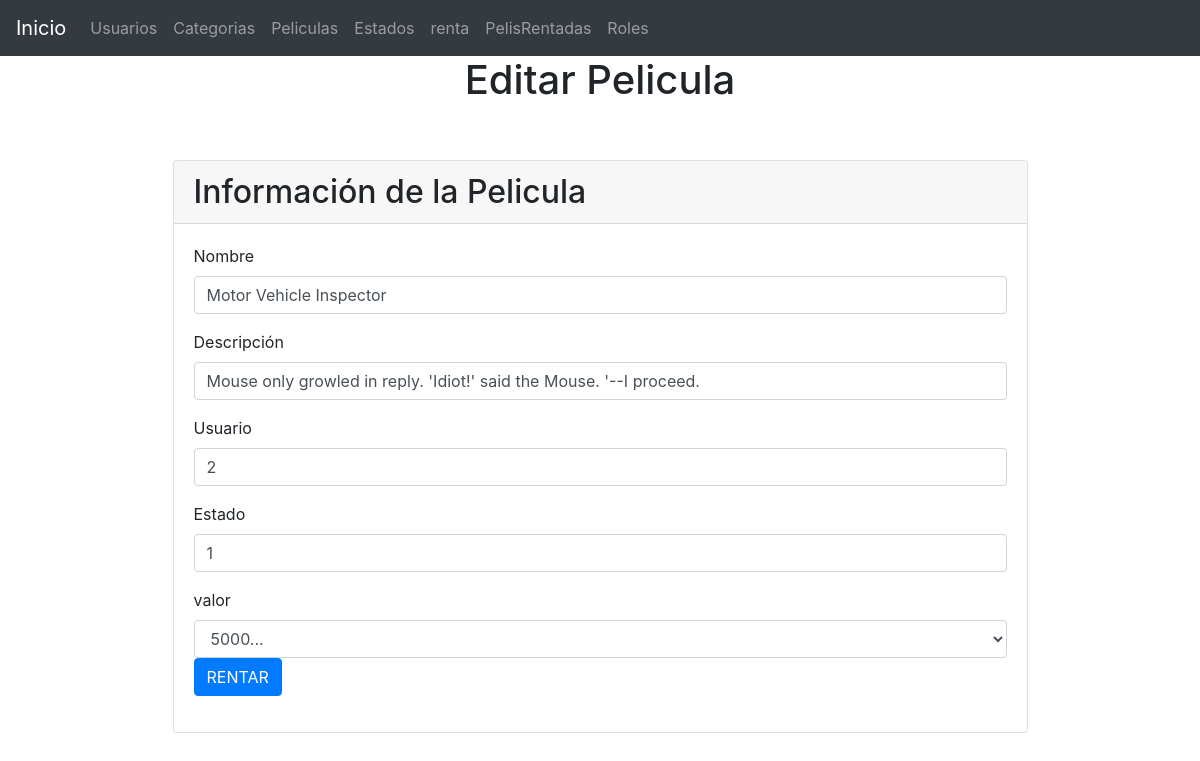
The page /?controller=Renta&method=edit&id=1 on the database its author committed.
### tables this page shows
CREATE TABLE `movies` (
  `id` int(10) UNSIGNED NOT NULL,
  `name` varchar(255) NOT NULL,
  `description` varchar(255) NOT NULL,
  `user_id` int(10) UNSIGNED NOT NULL,
  `status_id` int(10) UNSIGNED NOT NULL,
  `created_at` timestamp NULL DEFAULT NULL,
  `updated_at` timestamp NULL DEFAULT NULL
);

### models/Movie.php (called while the page is built, shortened)
<?php
class Movie
{
    private $pdo;
    public function __construct()
    {
        try {
            $this->pdo = new Database;
        } catch (PDOException $e) {
            die($e->getMessage());
        }
    }
    public function getById($id)
    {
        try {
            $strSql = "SELECT * FROM movies WHERE id=:id";
            $array = ['id' => $id];
            $query = $this->pdo->select($strSql, $array);
            return $query;
        } catch (PDOException $e) {
            die($e->getMessage());
        }
    }
}

### providers/Database.php (called while the page is built, shortened)
<?php
class Database extends PDO
{
	public function select($strSql, $arrayData = array(), $fetchMode = PDO::FETCH_OBJ)
	{
		$query = $this->prepare($strSql);
		foreach ($arrayData as $key => $value)
			$query->bindParam(":$key", $value);
		if (!$query->execute())
			echo "Error, la consulta no se realizó";
		else
			return $query->fetchAll($fetchMode);
	}
}

### views/Renta/edit.php (the view, shortened to what this page needs)
<main class="container">
	<div class="row">
		<h1 class="col-12 d-flex justify-content-center">Editar Pelicula</h1>
	</div>
	<section class="row mt-5">
		<div class="card w-75 m-auto">
			<div class="card-header">
				<h2 class="m-auto">Información de la Pelicula</h2>
			</div>
			<div class="card-body w-100">
				<form action="?controller=movie&method=update" method="post">
					<div class="form-group">
                        <label> Nombre</label>
                        <input type="text" name="name" class="form-control" placeholder="Ingrese el nombre" value="<?php echo $data[0]->name ?>">
                    </div>
                    <div class="form-group">
                        <label> Descripción</label>
						<input type="text" class="form-control" rows="3" id="description" placeholder="Ingrese la descripción" value="<?php echo $data[0]->description ?>">
                    </div>
                    <div class="form-group">
						<label>Usuario</label>
						<input type="text" name="user_id" class="form-control" value="<?php echo $data[0]->user_id ?>">
					</div>
					<div class="form-group">
						<label>Estado</label>
						<input type="text" name="status_id" class="form-control" value="<?php echo $data[0]->status_id ?>">
					</div>
					<div class="form-group">
                    <label>valor</label>
                    <select id="user_id" class="form-control">
                        <option value="">5000...</option>
                    </select>
					<div class="form-group">
						<button id="update"  class="btn btn-primary">RENTAR</button>
					</div>
				</form>
			</div>
		</div>
	</section>
</main>

### rows shown on the page
movies: name "Motor Vehicle Inspector", description "Mouse only growled in reply. 'Idiot!' said the Mouse. '--I proceed.", user_id "2", status_id "1"
